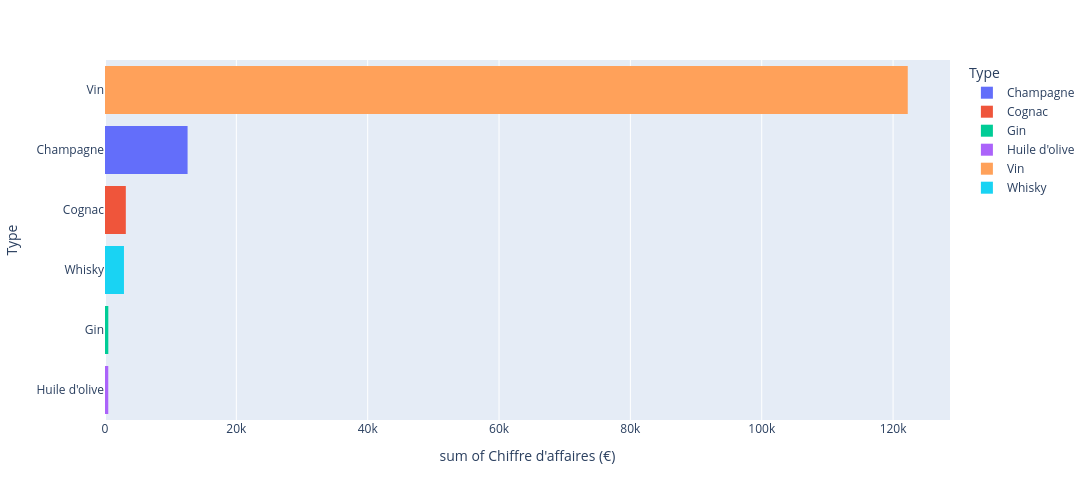

Here is the notebook cell this chart was saved with:
### Markdown cell above
### Complément statistique

### Code cell
fig = px.histogram(
    df_clean, y="type", x="CA", color="type", category_orders=category_orders, histfunc="sum",
    labels={"type":"Type","CA":"Chiffre d'affaires (€)"}, width=1100, height=500,
)
fig.update_layout(yaxis_categoryorder="total ascending")
fig.show()

### Figure 1 — Plotly figure (JSON) as saved in the notebook; plotly's stock layout.template omitted (floating-point values rounded to 4 significant figures; data arrays with more than 128 entries replaced by an {"elided": "..."} marker saying what was removed)
{"data": [{"bingroup": "y", "histfunc": "sum", "hovertemplate": "Type=%{y}<br>sum of Chiffre d'affaires (€)=%{x}<extra></extra>", "legendgroup": "Champagne", "marker": {"color": "#636efa", "pattern": {"shape": ""}}, "name": "Champagne", "orientation": "h", "showlegend": true, "type": "histogram", "x": [2475.0, 1148.0, 1113.0, 781.2, 675.0, 672.0, 616.0, 599.2, 556.5, 372.6, 345.0, 343.0, 312.0, 297.0, 295.0, 270.0, 264.0, 213.0, 212.0, 196.0, 195.0, 180.0, 177.0, 154.8, 112.5, 0.0], "xaxis": "x", "y": ["Champagne", "Champagne", "Champagne", "Champagne", "Champagne", "Champagne", "Champagne", "Champagne", "Champagne", "Champagne", "Champagne", "Champagne", "Champagne", "Champagne", "Champagne", "Champagne", "Champagne", "Champagne", "Champagne", "Champagne", "Champagne", "Champagne", "Champagne", "Champagne", "Champagne", "Champagne"], "yaxis": "y"}, {"bingroup": "y", "histfunc": "sum", "hovertemplate": "Type=%{y}<br>sum of Chiffre d'affaires (€)=%{x}<extra></extra>", "legendgroup": "Cognac", "marker": {"color": "#EF553B", "pattern": {"shape": ""}}, "name": "Cognac", "orientation": "h", "showlegend": true, "type": "histogram", "x": [628.0, 528.0, 520.0, 476.7, 434.0, 396.0, 187.5, 0.0], "xaxis": "x", "y": ["Cognac", "Cognac", "Cognac", "Cognac", "Cognac", "Cognac", "Cognac", "Cognac"], "yaxis": "y"}, {"bingroup": "y", "histfunc": "sum", "hovertemplate": "Type=%{y}<br>sum of Chiffre d'affaires (€)=%{x}<extra></extra>", "legendgroup": "Gin", "marker": {"color": "#00cc96", "pattern": {"shape": ""}}, "name": "Gin", "orientation": "h", "showlegend": true, "type": "histogram", "x": [360.0, 144.0], "xaxis": "x", "y": ["Gin", "Gin"], "yaxis": "y"}, {"bingroup": "y", "histfunc": "sum", "hovertemplate": "Type=%{y}<br>sum of Chiffre d'affaires (€)=%{x}<extra></extra>", "legendgroup": "Huile d'olive", "marker": {"color": "#ab63fa", "pattern": {"shape": ""}}, "name": "Huile d'olive", "orientation": "h", "showlegend": true, "type": "histogram", "x": [211.0, 195.0, 91.7], "xaxis": "x", "y": ["Huile d'olive", "Huile d'olive", "Huile d'olive"], "yaxis": "y"}, {"bingroup": "y", "histfunc": "sum", "hovertemplate": "Type=%{y}<br>sum of Chiffre d'affaires (€)=%{x}<extra></extra>", "legendgroup": "Vin", "marker": {"color": "#FFA15A", "pattern": {"shape": ""}}, "name": "Vin", "orientation": "h", "showlegend": true, "type": "histogram", "x": {"elided": "651 float values"}, "xaxis": "x", "y": {"elided": "651 str values"}, "yaxis": "y"}, {"bingroup": "y", "histfunc": "sum", "hovertemplate": "Type=%{y}<br>sum of Chiffre d'affaires (€)=%{x}<extra></extra>", "legendgroup": "Whisky", "marker": {"color": "#19d3f3", "pattern": {"shape": ""}}, "name": "Whisky", "orientation": "h", "showlegend": true, "type": "histogram", "x": [413.0, 366.0, 354.0, 342.0, 247.5, 192.5, 177.0, 171.0, 148.5, 148.5, 119.6, 114.0, 93.0, 0.0], "xaxis": "x", "y": ["Whisky", "Whisky", "Whisky", "Whisky", "Whisky", "Whisky", "Whisky", "Whisky", "Whisky", "Whisky", "Whisky", "Whisky", "Whisky", "Whisky"], "yaxis": "y"}], "layout": {"barmode": "relative", "height": 500, "legend": {"title": {"text": "Type"}, "tracegroupgap": 0}, "margin": {"t": 60}, "width": 1100, "xaxis": {"anchor": "y", "domain": [0, 1], "title": {"text": "sum of Chiffre d'affaires (€)"}}, "yaxis": {"anchor": "x", "categoryarray": ["Whisky", "Vin", "Huile d'olive", "Gin", "Cognac", "Champagne"], "categoryorder": "total ascending", "domain": [0, 1], "title": {"text": "Type"}}}}
